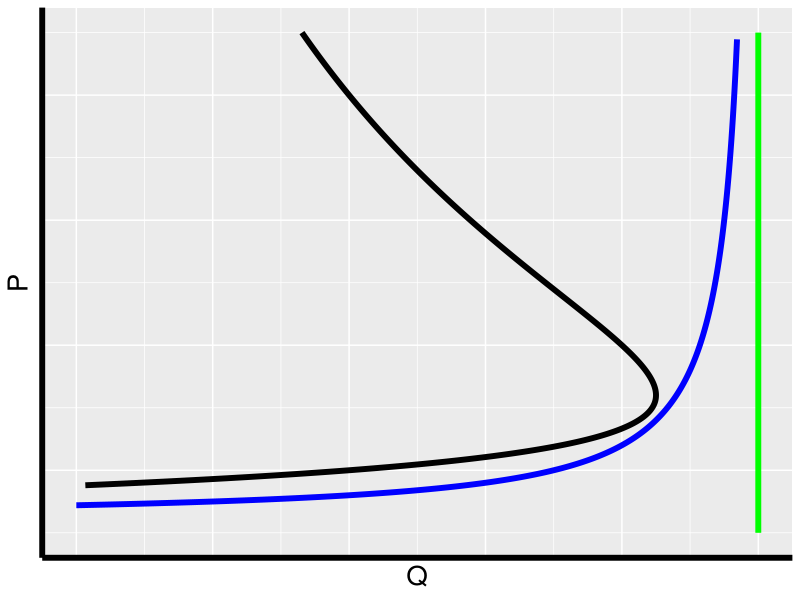
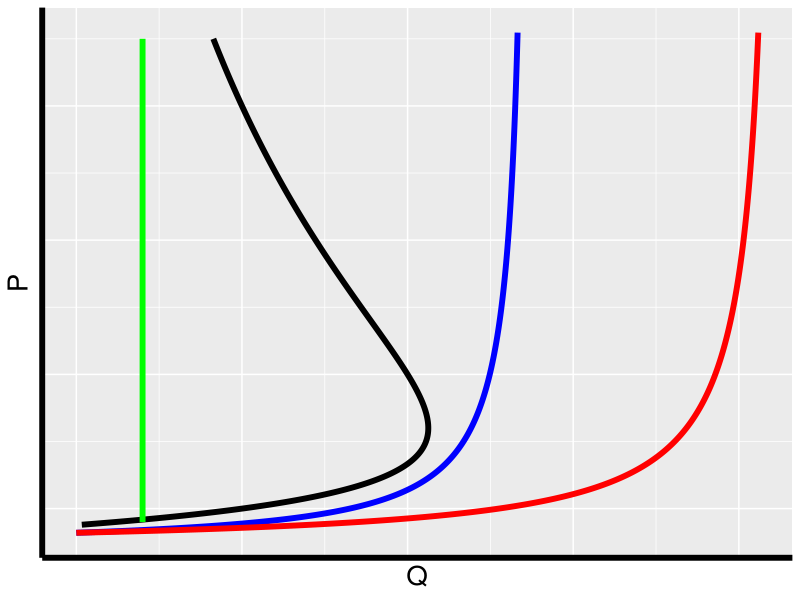
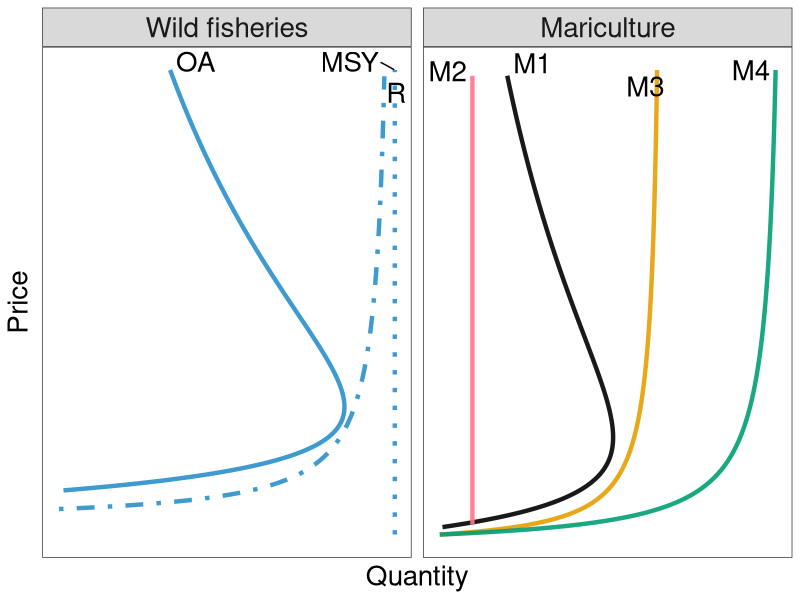

Recreate these plots in R, in order.
# rm(list = ls(all = TRUE)) 
# #dev.off()
# setwd(dirname(rstudioapi::getActiveDocumentContext()$path))


library(tidyverse)
library(ggrepel)
# library(ggplot2)   # Data visualization
# library(tidyr)   # Tidy data management
# library(dplyr)


N = 10000

DF1 = data.frame(PwOA=seq(.88,4.5,length.out=N)) %>%
  mutate(PwMSY=seq(.5,4.5,length.out=N)) %>%
  mutate(QwM = seq(1,3.422,length.out = N)) %>%
  mutate(QwOA = 10/PwOA - 8/PwOA^2) %>%
  mutate(PwM = -.3/(QwM-3.5) +.6 ) %>%
  mutate(QwMSY = 3.5) %>%
  select(QwOA,PwOA,QwM,PwM,QwMSY,PwMSY)

DF2 = data.frame(Pm1=seq(.88,4.5,length.out=N)) %>%
  mutate(Pm2=seq(.9,4.5,length.out=N)) %>%
  mutate(tmp = seq(1,3.422,length.out = N)) %>%
  mutate(Qm1 = 10/Pm1 - 8/Pm1^2) %>%
  mutate(Pm3 = -.3/(tmp-3.5) +.7 ) %>%
  mutate(Qm2 = 1.4) %>%
  mutate(Qm4 = .7*(tmp-1)+tmp) %>%
  mutate(Qm3 = .1*(tmp-1)+tmp) %>%
  mutate(Pm4 =  -.3/(tmp-3.5) +.7 ) %>%
  select(Qm1,Pm1,Qm2,Pm2,Qm3,Pm3,Qm4,Pm4)

DF_Tracey = bind_cols(DF1,DF2) #This is the dataframe you need


P2a = ggplot(data=DF_Tracey) +
  geom_path(aes(x=QwOA,y=PwOA),size=2) +
  geom_path(aes(x=QwM,y=PwM),size=2,color="blue") +
  geom_line(aes(x=QwMSY,y=PwMSY),size=2,color="green") +
  theme(axis.text=element_blank(),axis.ticks=element_blank()) +
  theme(axis.line.x=element_line(color="black",size=2)) +
  theme(axis.line.y=element_line(color="black",size=2)) +
  theme(axis.title=element_text(color="black",size=20)) +
  xlab("Q") +
  ylab("P")
P2a

P2b = ggplot(data=DF_Tracey) +
  geom_path(aes(x=Qm1,y=Pm1),size=2) +
  geom_line(aes(x=Qm2,y=Pm2),size=2,color="green") +
  geom_path(aes(x=Qm3,y=Pm3),size=2,color="blue") +
  geom_path(aes(x=Qm4,y=Pm4),size=2,color="red") +
  theme(axis.text=element_blank(),axis.ticks=element_blank()) +
  theme(axis.line.x=element_line(color="black",size=2)) +
  theme(axis.line.y=element_line(color="black",size=2)) +
  theme(axis.title=element_text(color="black",size=20)) +
  xlab("Q") +
  ylab("P")
P2b

# ggsave("P2a.png",P2a)
# ggsave("P2b.png",P2b)

## organize the data
## -------------------------------

wild1 <- DF_Tracey %>%
  select(quantity = QwOA, price = PwOA) %>%
  mutate(sector = "Wild fisheries",
         scenario = "SwOA")

wild2 <- DF_Tracey %>%
  select(quantity = QwM, price = PwM) %>%
  mutate(sector = "Wild fisheries",
         scenario = "SwM")

wild3 <- DF_Tracey %>%
  select(quantity = QwMSY, price = PwMSY) %>%
  mutate(sector = "Wild fisheries",
         scenario = "SwMSY")

m1 <- DF_Tracey %>%
  select(quantity = Qm1, price = Pm1) %>%
  mutate(sector = "Mariculture",
         scenario = "Sm1")

m2 <- DF_Tracey %>%
  select(quantity = Qm2, price = Pm2) %>%
  mutate(sector = "Mariculture",
         scenario = "Sm2")

m3 <- DF_Tracey %>%
  select(quantity = Qm3, price = Pm3) %>%
  mutate(sector = "Mariculture",
         scenario = "Sm3")


m4 <- DF_Tracey %>%
  select(quantity = Qm4, price = Pm4) %>%
  mutate(sector = "Mariculture",
         scenario = "Sm4")

all_curves <- rbind(wild1, wild2, wild3, m1, m2, m3, m4)

all_curves$sector <- factor(all_curves$sector, levels = c("Wild fisheries", "Mariculture"))

fig2_wild <- all_curves %>%
  filter(sector == "Wild fisheries") %>%
  rename(management = scenario)

fig2_mar <- all_curves %>%
  filter(sector == "Mariculture")

##
wild_labs <- fig2_wild %>%
  group_by(management) %>%
  filter(price == max(price)) %>%
  ungroup()

wild_labs2 <- data.frame(lab = c('OA', 'R', 'MSY'))
                                 
wild_labs3 <- cbind(wild_labs, wild_labs2) %>%
  select(-management)


mar_labs <- fig2_mar %>%
  group_by(scenario) %>%
  filter(price == max(price)) %>%
  ungroup() 

mar_labs2 <- data.frame(lab = c('M1', 'M2', 'M3', 'M4'))

mar_labs3 <- cbind(mar_labs, mar_labs2) %>%
  select(-scenario)

all_labs <- rbind(mar_labs3, wild_labs3)


conceptual_fig <- ggplot(data = fig2_mar, aes(x = quantity, y = price, group = scenario, color = scenario)) +
  geom_path(alpha = 0.9, size = 1.5) +
  geom_path(data = fig2_wild, aes(x = quantity, y = price, group = management, lty = management), color = "#298fca", size = 1.5, alpha = 0.9, inherit.aes = F) +
  facet_wrap(~sector, scales = "free") + 
  xlab("Quantity") +
  ylab("Price") +
  geom_text_repel(data = all_labs, aes(x = quantity, y = price, label = lab), 
             size = 7, inherit.aes = F) +
  # scale_color_manual(values = c("#00798c", "#edae49", "#d1495b")) +
  scale_color_manual(breaks = c("Sm1", "Sm2", "Sm3", "Sm4"),
                     values = c("Sm1" = "black",
                                "Sm2" = "#ff748c",
                                "Sm3" = "#E69F00",
                                "Sm4" = "#009E73")) +
  scale_linetype_manual(breaks = c("SwOA", "SwM", "SwMSY"),
                        values = c("SwOA" = 1,
                                   "SwM" = 4,
                                   "SwMSY" = 3)) +
  # geom_hline(yintercept = pval0, lty = "dashed", color = "black") +
  # annotate("text", x = 300, y = pval0 + 75, label = paste0("Current weighted average global price = $", format(round(pval0), nsmall=0, big.mark=","), " / mt"), size = 5) +
  theme_bw() +
  theme(panel.grid.major = element_blank(),
        panel.grid.minor = element_blank(),
        axis.text = element_blank(),
        axis.ticks = element_blank(),
        axis.title = element_text(size = 20),
        title = element_text(size = 14),
        legend.title = element_text(size = 20),
        legend.position = "none",
        # legend.text = element_text(size = 15),
        strip.text = element_text(size = 20))

## save path for figures
savepath <- "~/Box/SFG Centralized Resources/Projects/Blue paper/nature adaptation/results/figures/"
ggsave(filename =  paste0(savepath, "fig2_conceptual.png"), conceptual_fig, width = 14, height = 8, units = "in", dpi = 300)





